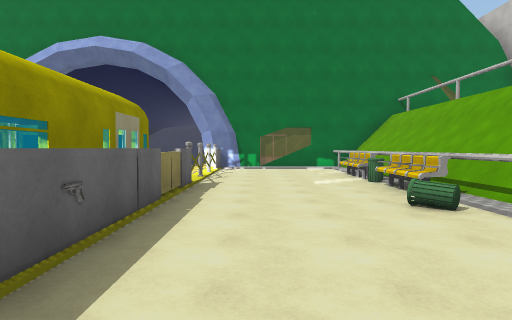
View 1 (above)

14 first-person views from a walk through a scene from a Unity 3-D project. The camera is 1.5 m above the floor, tilts 2° down and sees 75° across. The floor is counted in squares, 2 m on a side. Each view is taken from the middle of a square. On the plan, view 1 faces up. The plan holds only what a view shows up to about 11 squares ahead; the rest is blank. The place goes on beyond the plan. The player character is not drawn. Door leaves are left out, so doorways stand open. Some surface patterns are stand-ins.

View 2
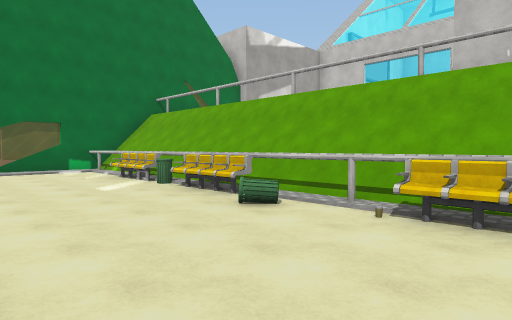

View 3
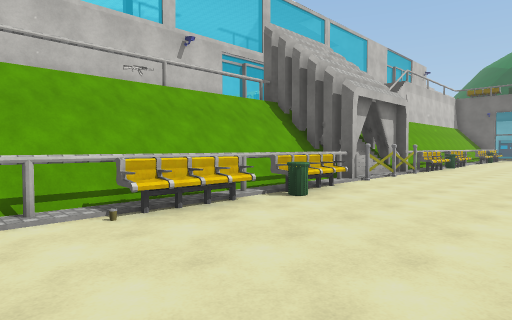

View 4
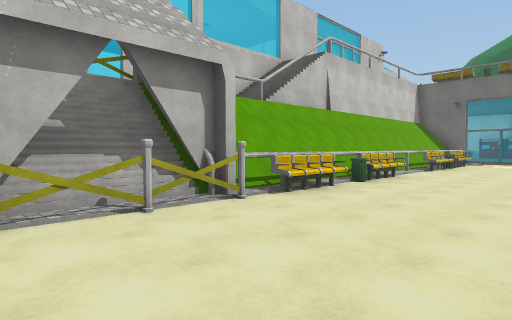

View 5
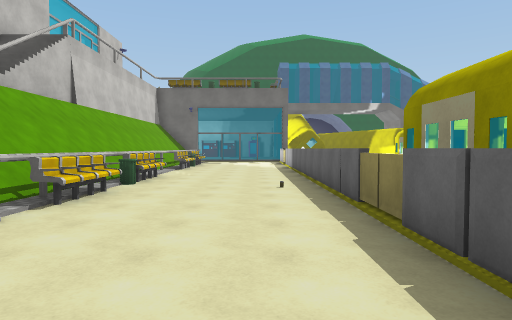

View 6
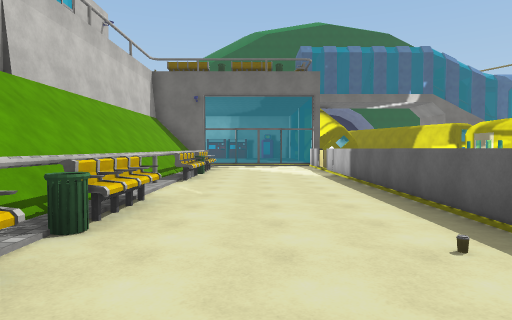

View 7
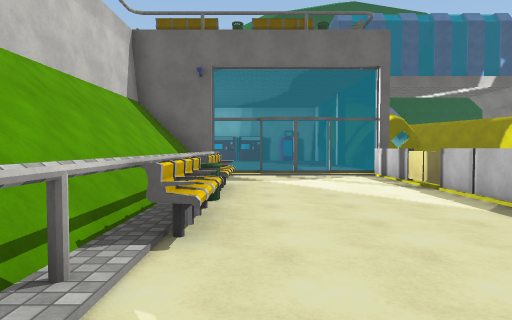

View 8
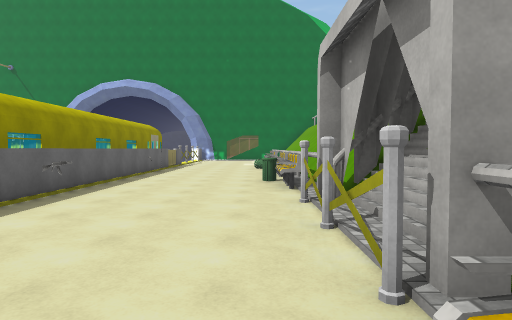

View 9
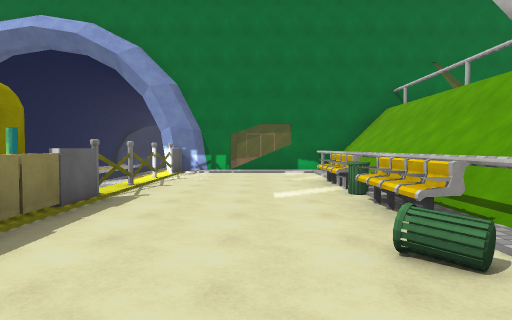

View 10
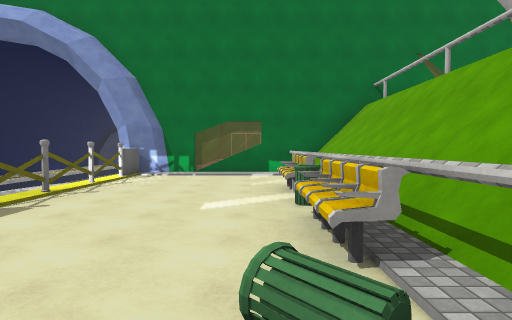

View 11
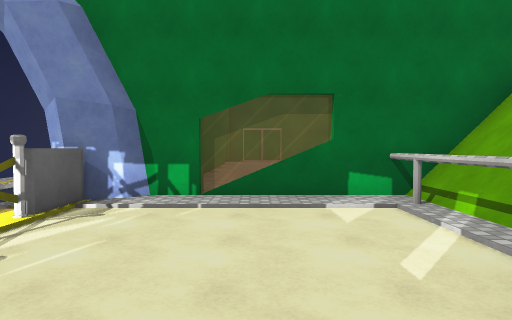

View 12
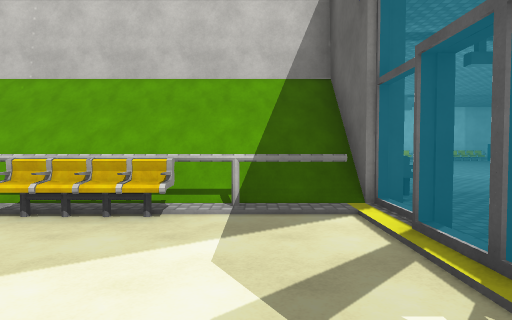

View 13
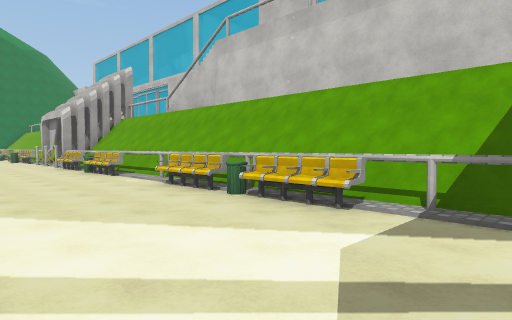

View 14
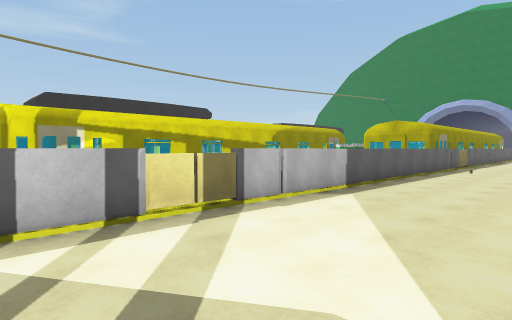

### Floor plan
Key: @ floor where view 1 was taken; # wall or solid block; . main floor; : floor 1.5 m higher than the main floor; = window, fence, low wall or low ledge; ≈ liquid the walk keeps out of; ^ raised ledge; O other object.
Columns run from 3 left of view 1 to 4 right of it. Each row starts with its distance up from view 1.
 13  ##===##
 12  #....^#
 11  =....^#
 10  =....##
  9  =....O#
  8  =....##
  7  #....O#
  6  #....O#
  5  #....##
  4  #...O^#
  3  #....^#
  2  #O...O#
  1  #....O#
  0  #.@.O##
 -1  #....O#
 -2  #O...##
 -3  #....##
 -4  #....##
 -5  #....=#
 -6  #....##
 -7  #....##
 -8 ##....O:
 -9  #....#:
-10  #....O:
-11  #....O:
-12  #....#:
-13  #....#:
-14  #....#:
-15  #....O:
-16  #....O:
-17  #....O:
-18  #....O:
-19  ≈....#:
-20  #....#:
-21  #....##
-22   ######
-23       ..

Positions as (right, up) in squares from view 1, and headings:
1: (0, 0), facing up
2: (-1, 1), facing up-right
3: (-1, 4), facing down-right
4: (-1, -3), facing down-right
5: (0, -3), facing down
6: (1, -7), facing down
7: (2, -12), facing down
8: (2, -8), facing up
9: (1, 2), facing up
10: (2, 3), facing up
11: (1, 8), facing up
12: (-1, -20), facing right
13: (-1, -21), facing up-right
14: (2, -21), facing up-left
